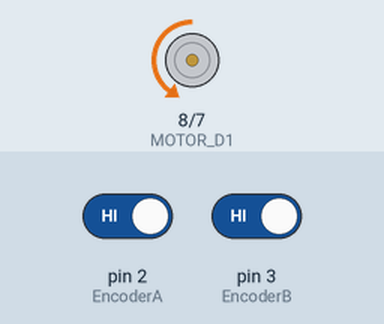
Bench run of a sketch on a simulated Arduino Uno, built with avr-gcc and run on an emulated ATmega328P. Shown: motor-driver pin pairs drawn as motors (green arrow = first pin HIGH = forward, orange = second pin HIGH = backward, longer = more drive, scaled by the enable pin). The inputs (shaded band) are chosen by the test bench; at power-on: pin 2 (EncoderA) HIGH, pin 3 (EncoderB) HIGH. What the sketch prints to the serial monitor is not drawn.

Above: at 1.5 s.
At 4.5 s:
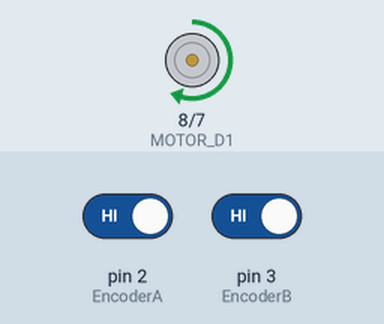
Timing chart, 0 to 8.0 s (numbered marks = the images above):
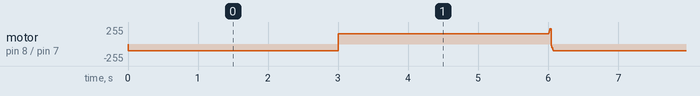

The sketch:

Lab12-1.ino
```cpp
#define EncoderB 3
#define EncoderA 2
#define MOTOR_D1 8
#define MOTOR_D2 7
#define MOTOR_PWM 6
#include <EEPROM.h>

int currentMotorState = 0;
int motorspeed = 0;
int typespeed = 0;
int enCount = 0;

int errorI = 0;
float Kp = 1.0;
float Ki = 0.3;

void setup(){
  pinMode(EncoderB, INPUT_PULLUP);
  pinMode(EncoderA, INPUT_PULLUP);
  pinMode(MOTOR_D1, OUTPUT);
  pinMode(MOTOR_D2, OUTPUT);
  pinMode(MOTOR_PWM, OUTPUT);
  Serial.begin(9600);

  timer1(300);

  attachInterrupt(digitalPinToInterrupt(EncoderA),
                  ChannelA,RISING);
  attachInterrupt(digitalPinToInterrupt(EncoderB),
                  ChannelB,RISING);
}

void loop(){
  typespeed = 100;
  int error = typespeed - motorspeed;
  int pid = Kp*(float)(error) + Ki*(float)(errorI);
  errorI += error;
  setSpeed(pid);

  Serial.print(typespeed);
  Serial.print(" | ");
  Serial.println(motorspeed);
}

void serialEvent() {
  typespeed = Serial.parseInt();
}

void moveForward(int velo){
  digitalWrite(MOTOR_D1, LOW);
  digitalWrite(MOTOR_D2, HIGH);
  analogWrite(MOTOR_PWM, velo);
}

void moveBackward(int velo){
  digitalWrite(MOTOR_D1, HIGH);
  digitalWrite(MOTOR_D2, LOW);
  analogWrite(MOTOR_PWM, velo);
}

void setSpeed(int i){
  if(i > 100)
    i=100;
  if(i < -100)
    i=-100;
  if(i > 0){
    moveForward(i);
  }
  if(i < 0){
    int vv = i*(-1);
    moveBackward(i);
  }
}

void timer1(int period){
  noInterrupts();
  TCCR1A = 0;
  TCCR1B = 0;
  TCNT1 = 0;
  OCR1A = (16000000.0/(256.0*100.0))*period - 1;
  TCCR1B |= (1 << WGM12);
  TCCR1B |= (1 << CS12) | (0 << CS11) | (0 << CS10);
  TIMSK1 |= (1 << TOIE1);
  interrupts();
}

void ChannelA() {
  if(digitalRead(EncoderA) == 1 && digitalRead(EncoderB) == 0){
    enCount++;
  }
}

void ChannelB() {
  if(digitalRead(EncoderA) == 0 && digitalRead(EncoderB) == 1){
    enCount--;
  }
}

ISR(TIMER1_COMPA_vect){
  motorspeed = enCount;
  enCount = 0;
}
```
